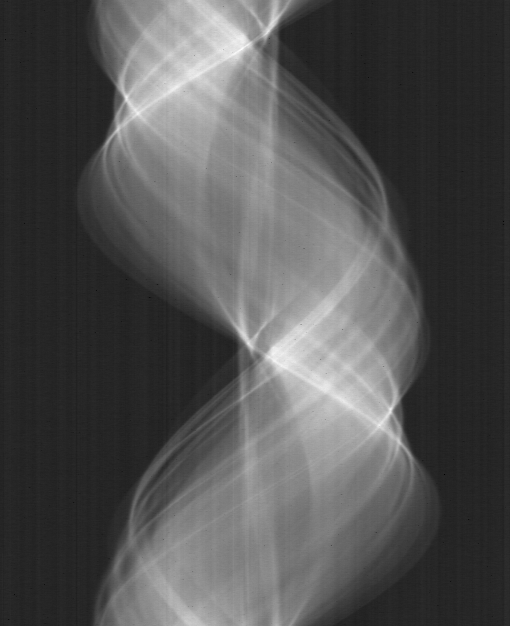
#> input picture core/algorithms/UnitTests/data/woodsino_0100.tif, 510 x 626 px
$ jupyter execute --allow-errors VoStripeTests.ipynb   (shell and % lines are left out)
#> lines starting #> are read from the running program, lines starting #| are printed output that depends on the picture
[cell 1]
#============================================================================
# Copyright (c) 2018 Nghia T. Vo. All rights reserved.
#
# Licensed under the Apache License, Version 2.0 (the "License");
# you may not use this file except in compliance with the License.
# You may obtain a copy of the License at
#
#     http://www.apache.org/licenses/LICENSE-2.0
#
# Unless required by applicable law or agreed to in writing, software
# distributed under the License is distributed on an "AS IS" BASIS,
# WITHOUT WARRANTIES OR CONDITIONS OF ANY KIND, either express or implied.
# See the License for the specific language governing permissions and
# limitations under the License.
#============================================================================
# Author: Nghia T. Vo
# E-mail: nghia.vo@diamond.ac.uk
# Description: Original implementation of stripe artifact removal methods,
# Nghia T. Vo, Robert C. Atwood, and Michael Drakopoulos, "Superior
# techniques for eliminating ring artifacts in X-ray micro-tomography," Optics
# Express 26, 28396-28412 (2018).
# https://doi.org/10.1364/OE.26.028396
# Publication date: 18th October 2018
#============================================================================

[cell 2]
import numpy as np
from scipy.ndimage import median_filter
from scipy import signal
#from scipy.fftpack import fft, ifft, fft2, ifft2
import pyfftw.interfaces.scipy_fftpack as fft
from scipy.signal import savgol_filter
from scipy.ndimage import binary_dilation
from scipy.ndimage import uniform_filter1d
from scipy import interpolate
import matplotlib.pyplot as plt
import skimage.io as io

[cell 3]
# [23 lines left out: function remove_stripe_based_sorting, not called in this run]

[cell 4]
# [26 lines left out: function remove_stripe_based_filtering, not called in this run]

[cell 5]
# [16 lines left out: function _2d_window_ellipse, not called in this run]

[cell 6]
# [21 lines left out: function _2d_filter, not called in this run]

[cell 7]
# [21 lines left out: function remove_stripe_based_fitting, not called in this run]

[cell 8]
def detect_stripe(listdata, snr):
    """
    Algorithm 4 in the paper. Used to locate stripe positions.
    ---------
    Parameters: - listdata: 1D normalized array.
                - snr: ratio used to discriminate between useful
                    information and noise.
    ---------
    Return:     - 1D binary mask.
    """
    numdata = len(listdata)
    listsorted = np.sort(listdata)[::-1]
    xlist = np.arange(0, numdata, 1.0)
    ndrop = np.int16(0.25 * numdata)
    (_slope, _intercept) = np.polyfit(
        xlist[ndrop:-ndrop-1], listsorted[ndrop:-ndrop - 1], 1)
    numt1 = _intercept + _slope * xlist[-1]
    noiselevel = np.abs(numt1 - _intercept)
    val1 = np.abs(listsorted[0] - _intercept) / noiselevel
    val2 = np.abs(listsorted[-1] - numt1) / noiselevel
    listmask = np.zeros_like(listdata)
    if (val1 >= snr):
        upper_thresh = _intercept + noiselevel * snr * 0.5
        listmask[listdata > upper_thresh] = 1.0
    if (val2 >= snr):
        lower_thresh = numt1 - noiselevel * snr * 0.5
        listmask[listdata <= lower_thresh] = 1.0
    return listmask

[cell 9]
# [39 lines left out: function remove_large_stripe, not called in this run]

[cell 10]
def remove_unresponsive_and_fluctuating_stripe(sinogram, snr, size):
    """
    Algorithm 6 in the paper. Remove unresponsive or fluctuating stripes by:
    locating stripes, correcting by interpolation.
    Angular direction is along the axis 0.
    ---------
    Parameters: - sinogram: 2D array.
                - snr: ratio used to discriminate between useful
                    information and noise
                - size: window size of the median filter.
    ---------
    Return:     - stripe-removed sinogram.
    """
    fig,ax = plt.subplots(1,3,figsize=(15,5))
    sinogram = np.copy(sinogram) # Make it mutable
    (nrow, _) = sinogram.shape
    ax[0].imshow(sinogram)
    sinosmoothed = np.apply_along_axis(uniform_filter1d, 0, sinogram, 10)
    ax[1].imshow(sinosmoothed-sinogram)
    listdiff = np.sum(np.abs(sinogram - sinosmoothed), axis=0)
    ax[2].plot(listdiff)
    nmean = np.mean(listdiff)
    listdiffbck = median_filter(listdiff, size)
    listdiffbck[listdiffbck == 0.0] = nmean
    listfact = listdiff / listdiffbck
    listmask = detect_stripe(listfact, snr)
    listmask = binary_dilation(listmask, iterations=1).astype(listmask.dtype)
    listmask[0:2] = 0.0
    listmask[-2:] = 0.0
    listx = np.where(listmask < 1.0)[0]
    listy = np.arange(nrow)
    matz = sinogram[:, listx]
    print(listx.shape,listy.shape,matz.shape)
    finter = interpolate.interp2d(listx, listy, matz, kind='linear')
    listxmiss = np.where(listmask > 0.0)[0]
    if len(listxmiss) > 0:
        matzmiss = finter(listxmiss, listy)
        print(matzmiss.shape)
        sinogram[:, listxmiss] = matzmiss
    # Use algorithm 5 to remove residual stripes
    #sinogram = remove_large_stripe(sinogram, snr, size)
    return sinogram

[cell 11]
def remove_all_stripe(sinogram, snr, la_size, sm_size):
    """
    Remove all types of stripe artifacts by combining algorithm 6, 5, and 3.
    Angular direction is along the axis 0.
    ---------
    Parameters: - sinogram: 2D array.
                - snr: ratio used to discriminate between useful
                    information and noise
                - la_size: window size of the median filter to remove
                    large stripes.
                - sm_size: window size of the median filter to remove
                    small-to-medium stripes.
    ---------
    Return:     - stripe-removed sinogram.
    """
    sinogram = remove_unresponsive_and_fluctuating_stripe(sinogram, snr, la_size)
    sinogram = remove_large_stripe(sinogram, snr, la_size)
    sinogram = remove_stripe_based_sorting(sinogram, sm_size)
    return sinogram

[cell 12]
# [8 lines of commented-out code are left out]

# Playground

[cell 13]
sino = io.imread('../../UnitTests/data/woodsino_0100.tif')
#> sino is the input picture: shape (626, 510) float32; min -0.234, max 1.32, mean 0.272
plt.subplot(1,2,1)
plt.imshow(sino)
plt.subplot(1,2,2)
plt.plot(sino[300,:])
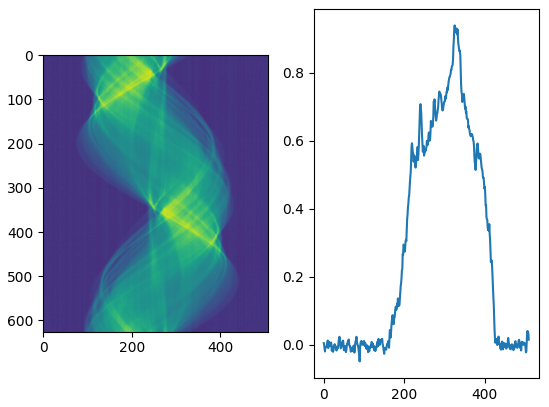
#> figure drawn by matplotlib, 2 panels; panel 2: curve peaks at x = 325, y = 0.939

[cell 14]
print(sino.shape,sino.sum(axis=0).shape)
#| (626, 510) (510,)

#> (a cell that did not finish here is left out)

#> in remove_unresponsive_and_fluctuating_stripe, `sinosmoothed = np.apply_along_axis(uniform_filter1d, 0, sinogram, 10)`:
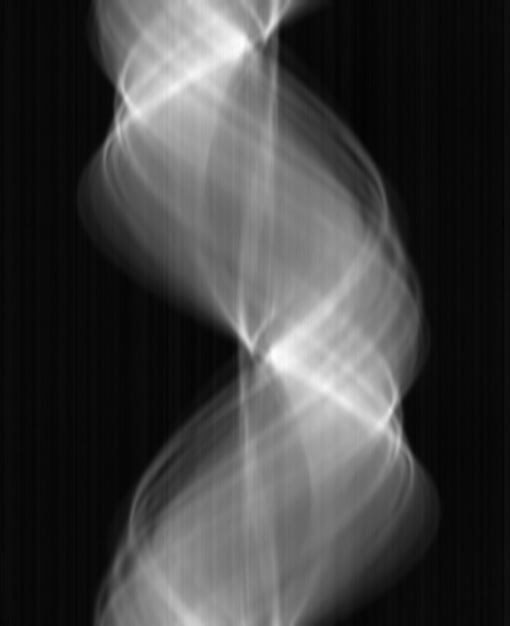
#> sinosmoothed: shape (626, 510) float32; min -0.0488, max 1.22, mean 0.272; drawn with min black and max white
#> in remove_unresponsive_and_fluctuating_stripe, `listdiff = np.sum(np.abs(sinogram - sinosmoothed), axis=0)`: listdiff = 510 values, max 9.2 at index 267, min 3.06 at index 457, mean 5.64
#> in remove_unresponsive_and_fluctuating_stripe, `nmean = np.mean(listdiff)`: nmean = 5.64
#> in remove_unresponsive_and_fluctuating_stripe, `listdiffbck = median_filter(listdiff, size)`: listdiffbck = 510 values, max 8.57 at index 258, min 3.31 at index 449, mean 5.63
#> in remove_unresponsive_and_fluctuating_stripe, `listfact = listdiff / listdiffbck`: listfact = 510 values, max 1.15 at index 126, min 0.905 at index 385, mean 1
#> in detect_stripe, `numdata = len(listdata)`: numdata = 510
#> in detect_stripe, `listsorted = np.sort(listdata)[::-1]`: listsorted = 510 values, max 1.15 at index 0, min 0.905 at index 509, mean 1
#> in detect_stripe, `ndrop = np.int16(0.25 * numdata)`: ndrop = 127
#> in detect_stripe, `numt1 = _intercept + _slope * xlist[-1]`: numt1 = 0.967
#> in detect_stripe, `noiselevel = np.abs(numt1 - _intercept)`: noiselevel = 0.0663
#> in detect_stripe, `val1 = np.abs(listsorted[0] - _intercept) / noiselevel`: val1 = 1.69
#> in detect_stripe, `val2 = np.abs(listsorted[-1] - numt1) / noiselevel`: val2 = 0.928
#> in remove_unresponsive_and_fluctuating_stripe, `listmask = detect_stripe(listfact, snr)`: listmask = 510 values from 0 to 0
#> in remove_unresponsive_and_fluctuating_stripe, `listx = np.where(listmask < 1.0)[0]`: listx = 510 values from 0 to 509
#| (510,) (626,) (626, 510)
#cleansino = remove_all_stripe(sino,3, 81, 31)
plt.figure(figsize=[15,5])
plt.subplot(1,3,1)
plt.imshow(sino)
plt.colorbar()
plt.subplot(1,3,2)
plt.imshow(cleansino)
plt.colorbar()
plt.subplot(1,3,3)
plt.imshow(np.abs(sino-cleansino))
plt.colorbar()
plt.tight_layout()

[cell 16]
import tomopy
import dxchange

[cell 17]
fname = '/data/tomopy/tooth.h5'
start = 0
end = 2
#> (the rest of this cell did not finish here and is left out)

#> (a cell that did not finish here is left out)

#> (a cell that did not finish here is left out)

#> (a cell that did not finish here is left out)

#> (a cell that did not finish here is left out)

#> (a cell that did not finish here is left out)

# My data

[cell 23]
s2=sino.reshape(sino.shape[0],1,sino.shape[1])
print(s2.shape)
#| (626, 1, 510)

$ run again, with core/algorithms/UnitTests/data/woodsino_0200.tif copied over core/algorithms/UnitTests/data/woodsino_0100.tif
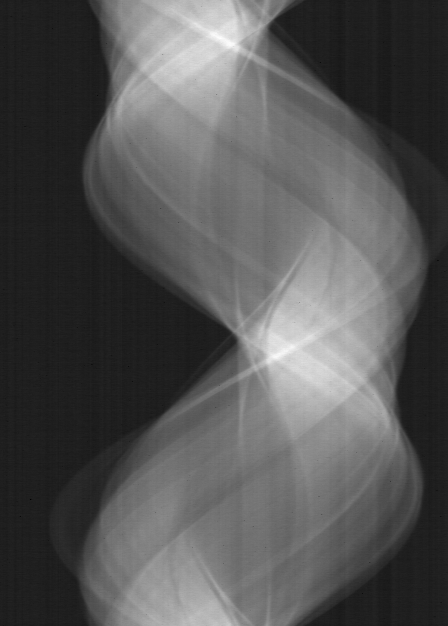
#> input picture core/algorithms/UnitTests/data/woodsino_0200.tif, 448 x 626 px
#> sino is the input picture: shape (626, 448) float32; min -0.196, max 1.39, mean 0.333
#> `[cell 13] sino = io.imread('../../UnitTests/data/woodsino_0100.tif') p..`:
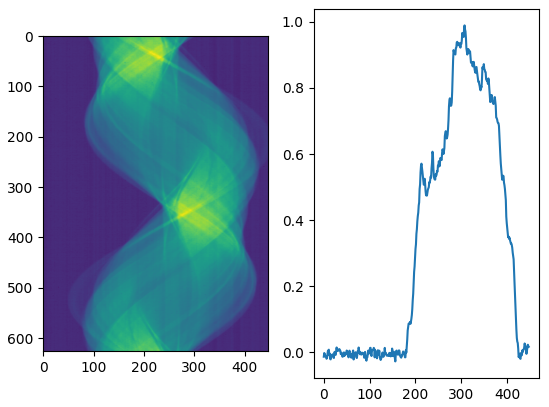
#> figure drawn by matplotlib, 2 panels; panel 2: curve peaks at x = 307, y = 0.989
#| (626, 448) (448,)
#> in remove_unresponsive_and_fluctuating_stripe, `sinosmoothed = np.apply_along_axis(uniform_filter1d, 0, sinogram, 10)`:
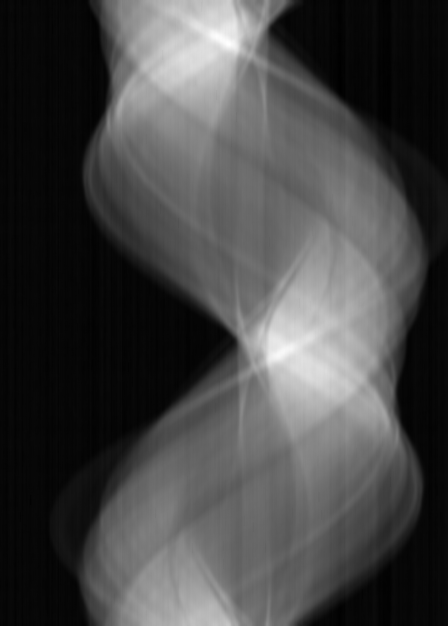
#> sinosmoothed: shape (626, 448) float32; min -0.0388, max 1.31, mean 0.333; drawn with min black and max white
#> listdiff = 448 values, max 8.04 at index 229, min 3.13 at index 430, mean 5.41
#> nmean = 5.41
#> listdiffbck = 448 values, max 7.47 at index 272, min 3.44 at index 438, mean 5.41
#> listfact = 448 values, max 1.11 at index 162, min 0.893 at index 430, mean 0.999
#> numdata = 448
#> listsorted = 448 values, max 1.11 at index 0, min 0.893 at index 447, mean 0.999
#> ndrop = 112
#> numt1 = 0.966
#> noiselevel = 0.0682
#> val1 = 1.15
#> val2 = 1.07
#> in remove_unresponsive_and_fluctuating_stripe, `listmask = detect_stripe(listfact, snr)`: listmask = 448 values from 0 to 0
#> listx = 448 values from 0 to 447
#| (448,) (626,) (626, 448)
#| (626, 1, 448)
